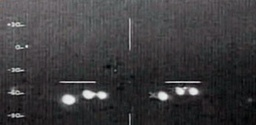
#> input picture tabu_search/ovni.jpeg, 256 x 125 px, shrunk from 990 x 484 before the run
$ python 'Mejora de imagen Tabú.py'
#> lines starting #> are read from the running program, lines starting #| are printed output that depends on the picture
import cv2
import numpy as np
from skimage.metrics import peak_signal_noise_ratio as psnr
import random

#Función para aplicar filtros y calcular el PSNR
def evaluate(params):
    #Desempaquetar parámetros
    kernel_size, nlm_h = map(int, params)

    #Asegurarse de que kernel_size es impar y mayor que 1
    if kernel_size % 2 == 0:
        kernel_size += 1
    if kernel_size < 3:
        kernel_size = 3

    #Abrir la imagen original
    img = cv2.imread("ovni.jpeg")
#> img is the input picture: shape (125, 256, 3); mean B, G, R 62.3, 60.2, 61.3

    #1. Aplicar filtro de Mediana
    img_median = cv2.medianBlur(img, kernel_size)
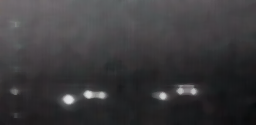
#> img_median: shape (125, 256, 3); mean B, G, R 60.5, 58.4, 59.5

    #2. Aplicar Non-Local Means (NLM) para reducción de ruido
    img_nlm = cv2.fastNlMeansDenoisingColored(img_median, None, nlm_h, nlm_h, 7, 21)

    #3. Aplicar un filtro de nitidez sutil (opcional, tal vez podamos omitirlo, si pueden probar ajustarlo esataría genial a ver si reduce el brillo)
    kernel = np.array([[0, -1/7, 0],
                       [-1/7, 2, -1/7],  #Nitidez más sutil
                       [0, -1/7, 0]])
    img_final = cv2.filter2D(img_nlm, -1, kernel)
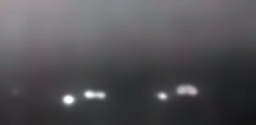
#> img_final: shape (125, 256, 3); mean B, G, R 84.7, 81.8, 83.1

    #Calcular PSNR (valores negativos porque la búsqueda Tabú busca minimizar)
    return -psnr(cv2.cvtColor(img, cv2.COLOR_BGR2RGB), cv2.cvtColor(img_final, cv2.COLOR_BGR2RGB))

#Parámetros iniciales para Tabú
lb = [3, 10]  #Límites inferiores para kernel_size y nlm_h
ub = [15, 50]  #Límites superiores
tabu_list = []
tabu_list_size = 10
max_iter = 50
neighborhood_size = 5

#Generar una solución inicial aleatoria
def random_solution():
    return [random.randint(lb[i], ub[i]) for i in range(2)]  # Ahora solo 2 parámetros (kernel y h)

#Generar vecindarios (vecinos) para explorar
def get_neighbors(solution):
    neighbors = []
    for _ in range(neighborhood_size):
        neighbor = solution[:]
        for i in range(2):  # Dos parámetros a modificar
            neighbor[i] = min(max(neighbor[i] + random.randint(-2, 2), lb[i]), ub[i])
        neighbors.append(neighbor)
    return neighbors

#Función de Búsqueda Tabú
def tabu_search():
    best_solution = random_solution()
    best_score = evaluate(best_solution)
#> best_score = -18.91

    current_solution = best_solution[:]
#> current_solution = [9, 36]
    current_score = best_score
#> current_score = -18.91

    for _ in range(max_iter):
        neighbors = get_neighbors(current_solution)
#> after the loop in get_neighbors, `for _ in range(neighborhood_size):`: neighbors = [[7, 36], [11, 37], [10, 36], [10, 36], [11, 35]]
#> neighbors = [[7, 36], [11, 37], [10, 36], [10, 36], [11, 35]]
        best_candidate = None
        best_candidate_score = float('inf')

        for candidate in neighbors:
            if candidate not in tabu_list:
                candidate_score = evaluate(candidate)
#> candidate_score = -19.05
                if candidate_score < best_candidate_score:
                    best_candidate = candidate
#> best_candidate = [7, 36]
                    best_candidate_score = candidate_score
#> best_candidate_score = -19.05

        if best_candidate is not None:
            current_solution = best_candidate[:]
#> current_solution = [7, 36]
            current_score = best_candidate_score
#> current_score = -19.05

            if best_candidate_score < best_score:
                best_solution = best_candidate[:]
#> best_solution = [7, 36]
                best_score = best_candidate_score
#> best_score = -19.05

            tabu_list.append(current_solution)
            if len(tabu_list) > tabu_list_size:
                tabu_list.pop(0)

    return best_solution, best_score

#Ejecutar la Búsqueda Tabú
best_params, best_score = tabu_search()
#> best_params = [3, 23]; best_score = -19.37

#Aplicar el filtro con los mejores parámetros
print("Mejores parámetros encontrados:", best_params)
#| Mejores parámetros encontrados: [3, 23]

#Abrir la imagen original nuevamente
img = cv2.imread("ovni.jpeg")

#Aplicar los filtros finales
kernel_size, nlm_h = map(int, best_params)
#> kernel_size = 3; nlm_h = 23

#Asegurarse de que kernel_size es impar y mayor que 1
if kernel_size % 2 == 0:
    kernel_size += 1
if kernel_size < 3:
    kernel_size = 3

#Filtro de Mediana
img_median = cv2.medianBlur(img, kernel_size)

#Non-Local Means (NLM)
img_nlm = cv2.fastNlMeansDenoisingColored(img_median, None, nlm_h, nlm_h, 7, 21)
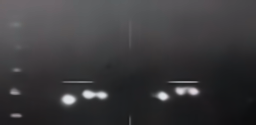
#> img_nlm: shape (125, 256, 3); mean B, G, R 60.8, 58.7, 59.7

#Filtro de nitidez
kernel = np.array([[0, -1/7, 0],
                   [-1/7, 2, -1/7],  # Mantener nitidez sutil
                   [0, -1/7, 0]])
img_final = cv2.filter2D(img_nlm, -1, kernel)
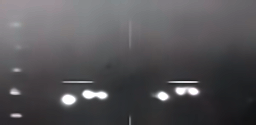
#> img_final: shape (125, 256, 3); mean B, G, R 86.4, 83.5, 84.9

#Guardar la imagen mejorada
cv2.imwrite('imagen_mejorada_tabu_final_ovni.jpeg', img_final)

print("Imagen mejorada guardada exitosamente.")
